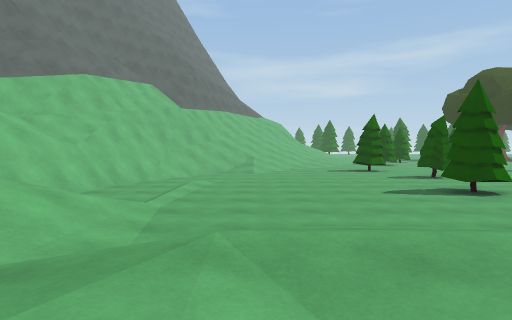
[1] (above)

23 first-person views from a walk through a Unity game level. The camera is 1.2 m above the floor, tilts 2° down and sees 75° across. The floor is counted in squares, 2 m on a side. Each view is taken from the middle of a square. On the plan, view 1 faces up. The plan holds only what a view shows up to about 10 squares ahead; the rest is blank. The place goes on beyond the plan. Some animated figures are not drawn.

[2]
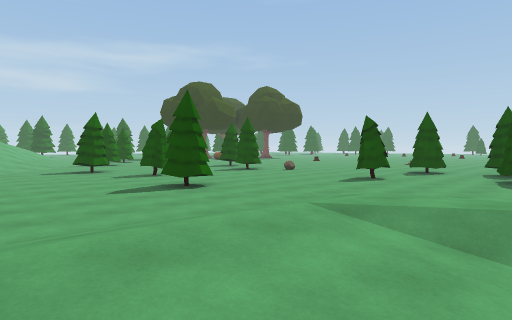

[3]
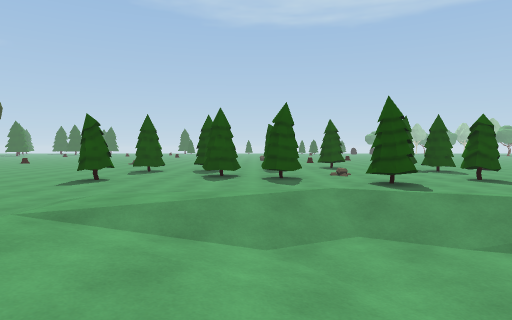

[4]
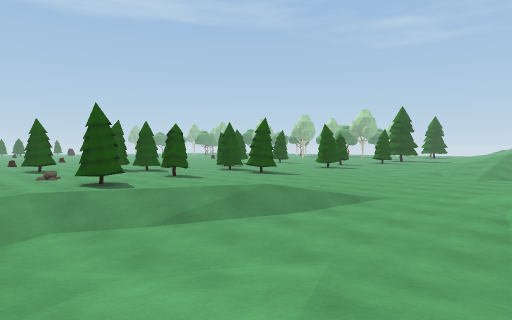

[5]
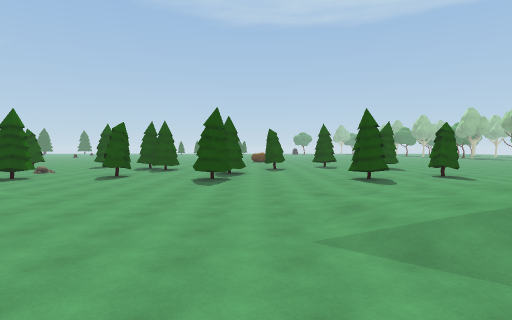

[6]
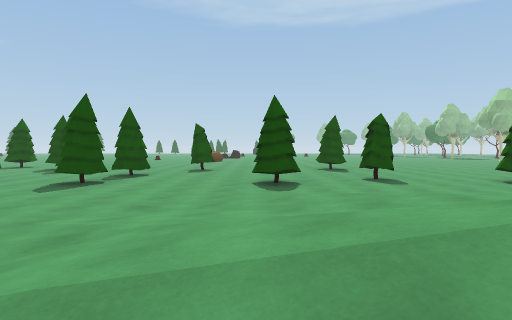

[7]
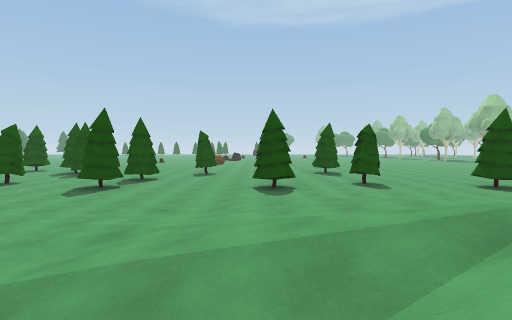

[8]
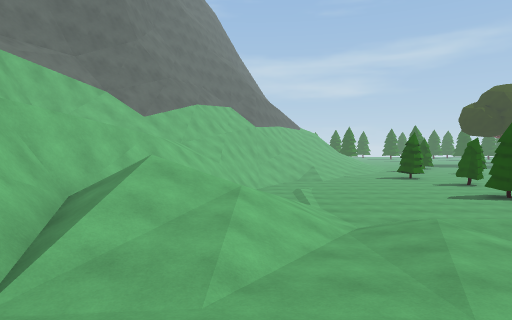

[9]
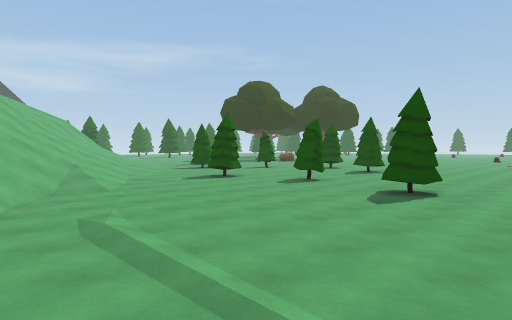

[10]
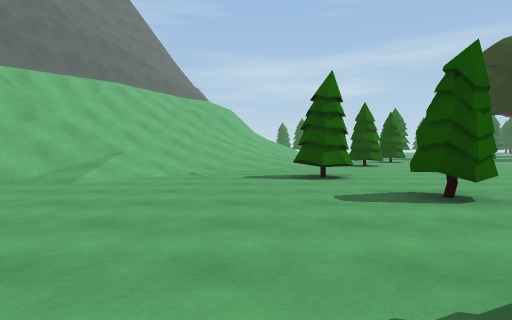

[11]
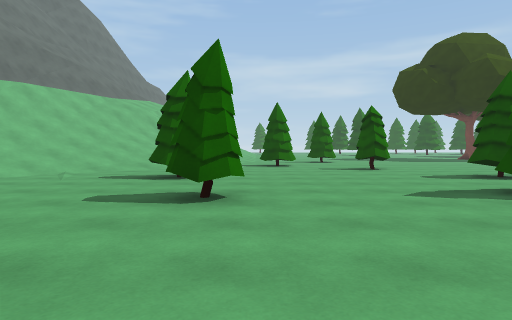

[12]
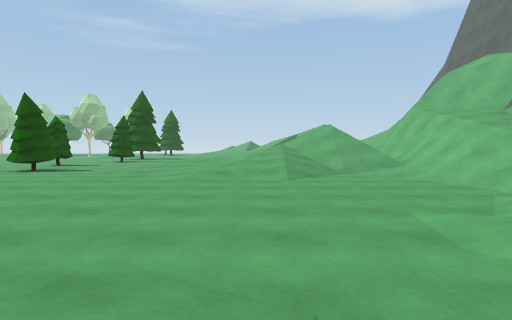

[13]
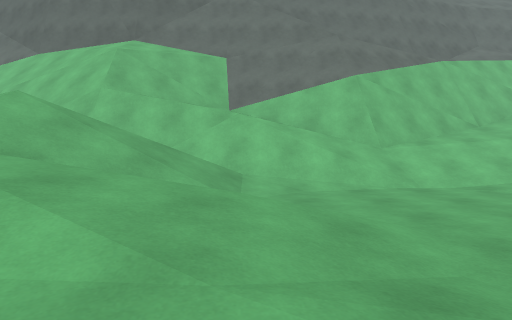

[14]
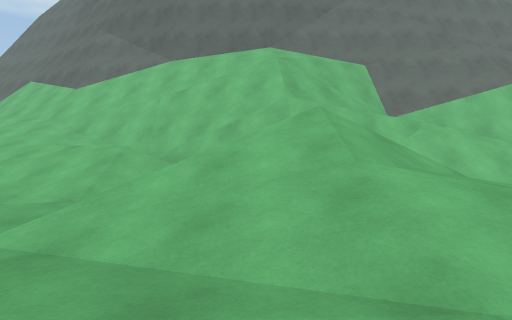

[15]
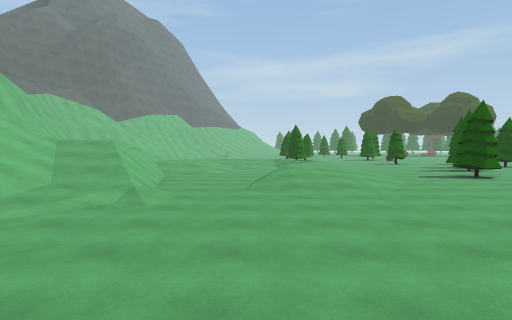

[16]
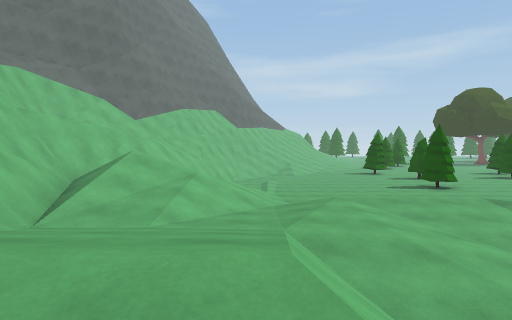

[17]
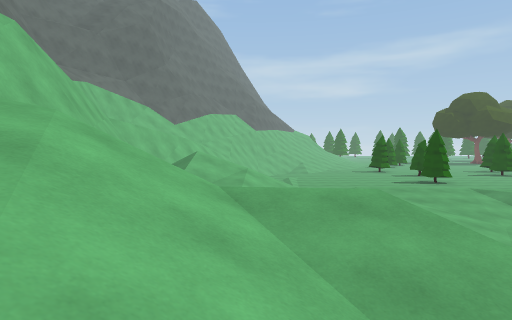

[18]
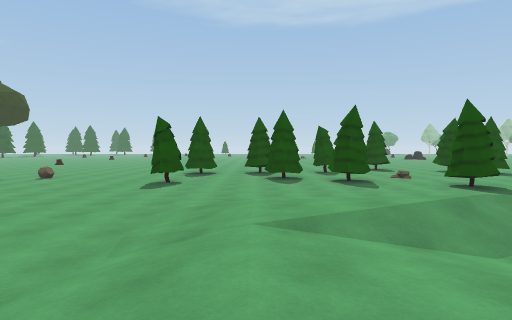

[19]
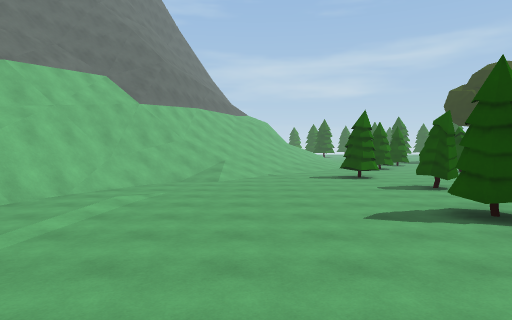

[20]
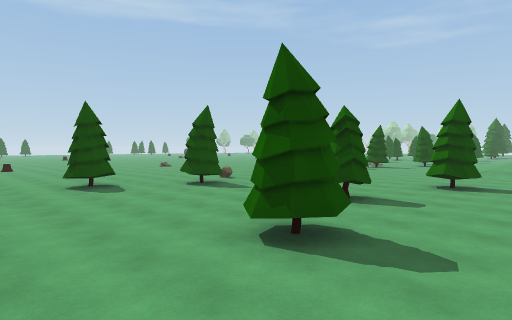

[21]
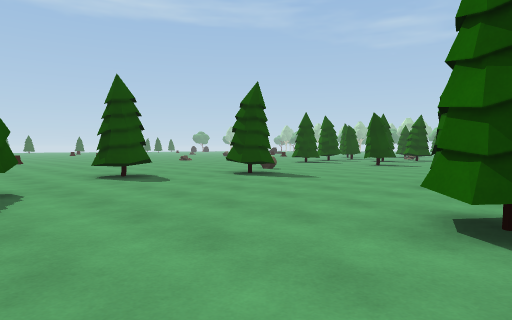

[22]
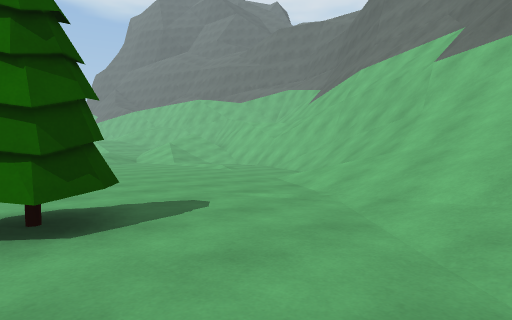

[23]
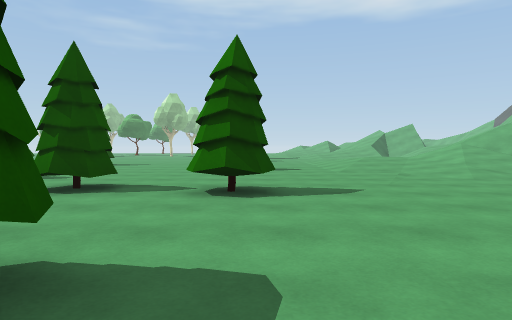

### Floor plan
Key: @ floor where view 1 was taken; # wall or solid block; . main floor; : floor 0.75 m higher than the main floor; + floor 1.5 m higher than the main floor; * floor 2.25 m higher than the main floor; / step, stairs or slope; = window, fence, low wall or low ledge; ^ raised ledge; v drop or lower ground; O other object.
Columns run from 10 left of view 1 to 10 right of it. Each row starts with its distance up from view 1.
 16       vv^/////.....OO
 15       v^^////......O.
 14       ^^^///.........
 13        ^=//...OO.....
 12        ^///..........
 11       ^#/...........O
 10       ##.......OO...O
  9       ##.............
  8       #..............
  7 vvv   #.......OO.....
  6 v^v  ##.......O......
  5 ^^   #/ :..........O.
  4  ^  ^# //..........OO
  3     ^/ +/:::::::.....
  2     ^////::::::::....
  1     #///:::::/::....O
  0    ^#=+/::@::/:: ...O
 -1    ^##::::::../  ...O
 -2    ^##+++::../:  ....
 -3     #=/**/.../::..OO.
 -4      //**/...:::..O..
 -5     #///+/../:::.....
 -6     ^///::..:::....O.
 -7     ^^///::..........
 -8      ^///:...........
 -9      ^^//:........O..
-10       ^//.........OOO
-11       ^//............
-12     =^^//...::.......
-13     =^#//:./:::......
-14     ^#==////::::..OO.
-15     =v=#/ //::::..O..
-16     =/vv  //::::.....
-17     #/v#   //:::...O.
-18     =/v#/ //::::...O.
-19     #/##//:/:  :.....

Positions as (right, up) in squares from view 1, and headings:
1: (0, 0), facing up
2: (0, 0), facing up-right
3: (0, 0), facing right
4: (-1, 0), facing down-right
5: (-2, -11), facing right
6: (0, -14), facing right
7: (-1, -14), facing right
8: (-3, -3), facing up
9: (-3, 4), facing up-right
10: (3, 6), facing up
11: (6, 6), facing up
12: (2, -5), facing down
13: (4, -13), facing left
14: (4, -17), facing left
15: (2, -13), facing up
16: (-2, -5), facing up
17: (-3, -7), facing up
18: (0, 2), facing right
19: (1, 2), facing up
20: (2, 16), facing down-right
21: (4, 16), facing down-right
22: (5, 16), facing down-left
23: (8, -5), facing down
